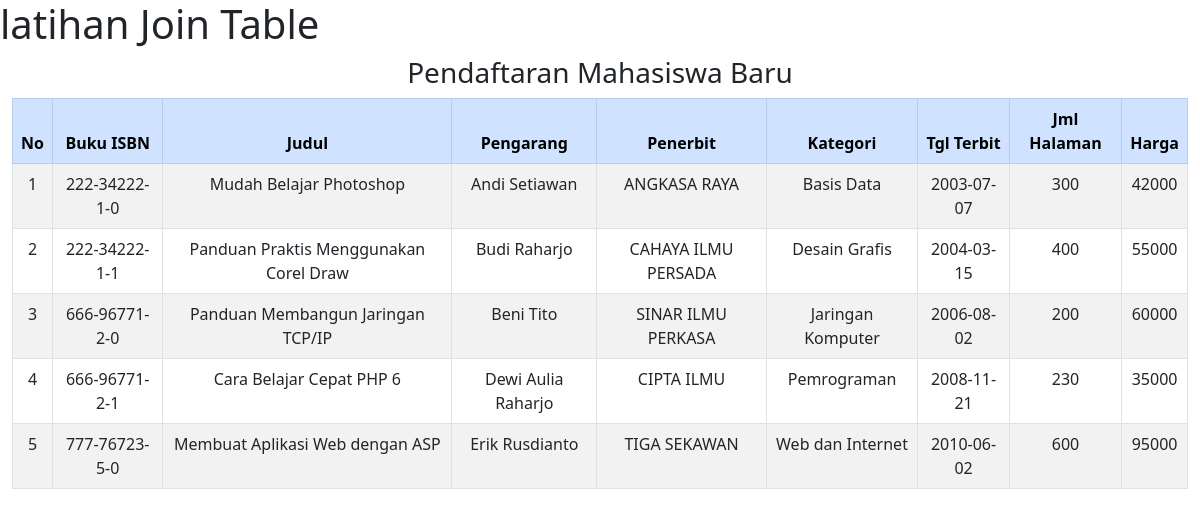
The page / on the database its author committed.
### tables this page shows
CREATE TABLE `buku` (
  `buku_isbn` char(13) NOT NULL,
  `buku_judul` varchar(75) DEFAULT NULL,
  `penerbit_id` char(4) DEFAULT NULL,
  `buku_tglterbit` date DEFAULT NULL,
  `buku_jmlhalaman` int(11) DEFAULT NULL,
  `buku_harga` decimal(10,0) DEFAULT NULL,
  `pengarang_id` char(3) NOT NULL,
  `kategori_id` int(11) NOT NULL,
  `stok` varchar(50) NOT NULL
);

CREATE TABLE `pengarang` (
  `pengarang_id` char(3) NOT NULL,
  `pengarang_nama` varchar(50) DEFAULT NULL
);

CREATE TABLE `penerbit` (
  `penerbit_id` char(4) NOT NULL,
  `penerbit_nama` varchar(50) DEFAULT NULL
);

CREATE TABLE `kategori` (
  `kategori_id` int(11) NOT NULL,
  `kategori_nama` varchar(25) DEFAULT NULL
);

### koneksi.php (called while the page is built)
<?php
$dbHost = "localhost";
$dbUsername = 'root';
$dbPassword = '';
$dbName = 'db_buku';
$conn = mysqli_connect($dbHost, $dbUsername, $dbPassword, $dbName) or die('Koneksi Gagal');
function query($query)
{
  global $conn;
  $result = mysqli_query($conn, $query);
  $rows = [];
  while ($row = mysqli_fetch_assoc($result)) {
    $rows[] = $row;
  }
  return $rows;
}

### index.php (the view, shortened to what this page needs)
<?php
require 'koneksi.php';
$sql = query("SELECT * FROM buku AS
A INNER JOIN pengarang AS
B INNER JOIN penerbit AS
C INNER JOIN kategori AS D ON
A.pengarang_id=B.pengarang_id AND
A.penerbit_id=C.penerbit_id AND
A.kategori_id=D.kategori_id ORDER
BY buku_isbn ASC ");
?>
<!DOCTYPE html>
<html lang="en">
<head>
  <link href="https://cdn.jsdelivr.net/npm/bootstrap@5.0.2/dist/css/bootstrap.min.css" rel="stylesheet"
>
</head>
<body>
  <h1>latihan Join Table</h1>
  <div class="container-fluid">
    <div class="text-center">
      <h3>Pendaftaran Mahasiswa Baru</h3>
    </div>
    <table class="table table-bordered table-striped table-hover">
      <thead>
        <tr class="table-primary">
          <th class="text-center">No</th>
          <th class="text-center">Buku ISBN</th>
          <th class="text-center">Judul</th>
          <th class="text-center">Pengarang</th>
          <th class="text-center">Penerbit</th>
          <th class="text-center">Kategori</th>
          <th class="text-center">Tgl Terbit</th>
          <th class="text-center">Jml Halaman</th>
          <th class="text-center">Harga</th>
        </tr>
      </thead>
      <?php $nomor = 1;  ?>
      <?php foreach ($sql as $data) : ?>
      <tr>
        <td class="text-center"><?= $nomor; ?></td>
        <td class="text-center"><?= $data['buku_isbn']; ?></td>
        <td class="text-center"><?= $data['buku_judul']; ?></td>
        <td class="text-center"><?= $data['pengarang_nama']; ?></td>
        <td class="text-center"><?= $data['penerbit_nama']; ?></td>
        <td class="text-center"><?= $data['kategori_nama']; ?></td>
        <td class="text-center"><?= $data['buku_tglterbit']; ?></td>
        <td class="text-center"><?= $data['buku_jmlhalaman']; ?></td>
        <td class="text-center"><?= $data['buku_harga']; ?></td>
      </tr>
      <?php $nomor++; ?>
      <?php endforeach; ?>
    </table>
  </div>
</body>
</html>

### rows shown on the page
buku: buku_isbn "222-34222-1-0", buku_judul "Mudah Belajar Photoshop", pengarang.pengarang_nama "Andi Setiawan", penerbit.penerbit_nama "ANGKASA RAYA", kategori.kategori_nama "Basis Data", buku_tglterbit "2003-07-07", buku_jmlhalaman "300", buku_harga "42000"
buku: buku_isbn "222-34222-1-1", buku_judul "Panduan Praktis Menggunakan Corel Draw", pengarang.pengarang_nama "Budi Raharjo", penerbit.penerbit_nama "CAHAYA ILMU PERSADA", kategori.kategori_nama "Desain Grafis", buku_tglterbit "2004-03-15", buku_jmlhalaman "400", buku_harga "55000"
buku: buku_isbn "666-96771-2-0", buku_judul "Panduan Membangun Jaringan TCP/IP", pengarang.pengarang_nama "Beni Tito", penerbit.penerbit_nama "SINAR ILMU PERKASA", kategori.kategori_nama "Jaringan Komputer", buku_tglterbit "2006-08-02", buku_jmlhalaman "200", buku_harga "60000"
buku: buku_isbn "666-96771-2-1", buku_judul "Cara Belajar Cepat PHP 6", pengarang.pengarang_nama "Dewi Aulia Raharjo", penerbit.penerbit_nama "CIPTA ILMU", kategori.kategori_nama "Pemrograman", buku_tglterbit "2008-11-21", buku_jmlhalaman "230", buku_harga "35000"
buku: buku_isbn "777-76723-5-0", buku_judul "Membuat Aplikasi Web dengan ASP", pengarang.pengarang_nama "Erik Rusdianto", penerbit.penerbit_nama "TIGA SEKAWAN", kategori.kategori_nama "Web dan Internet", buku_tglterbit "2010-06-02", buku_jmlhalaman "600", buku_harga "95000"
